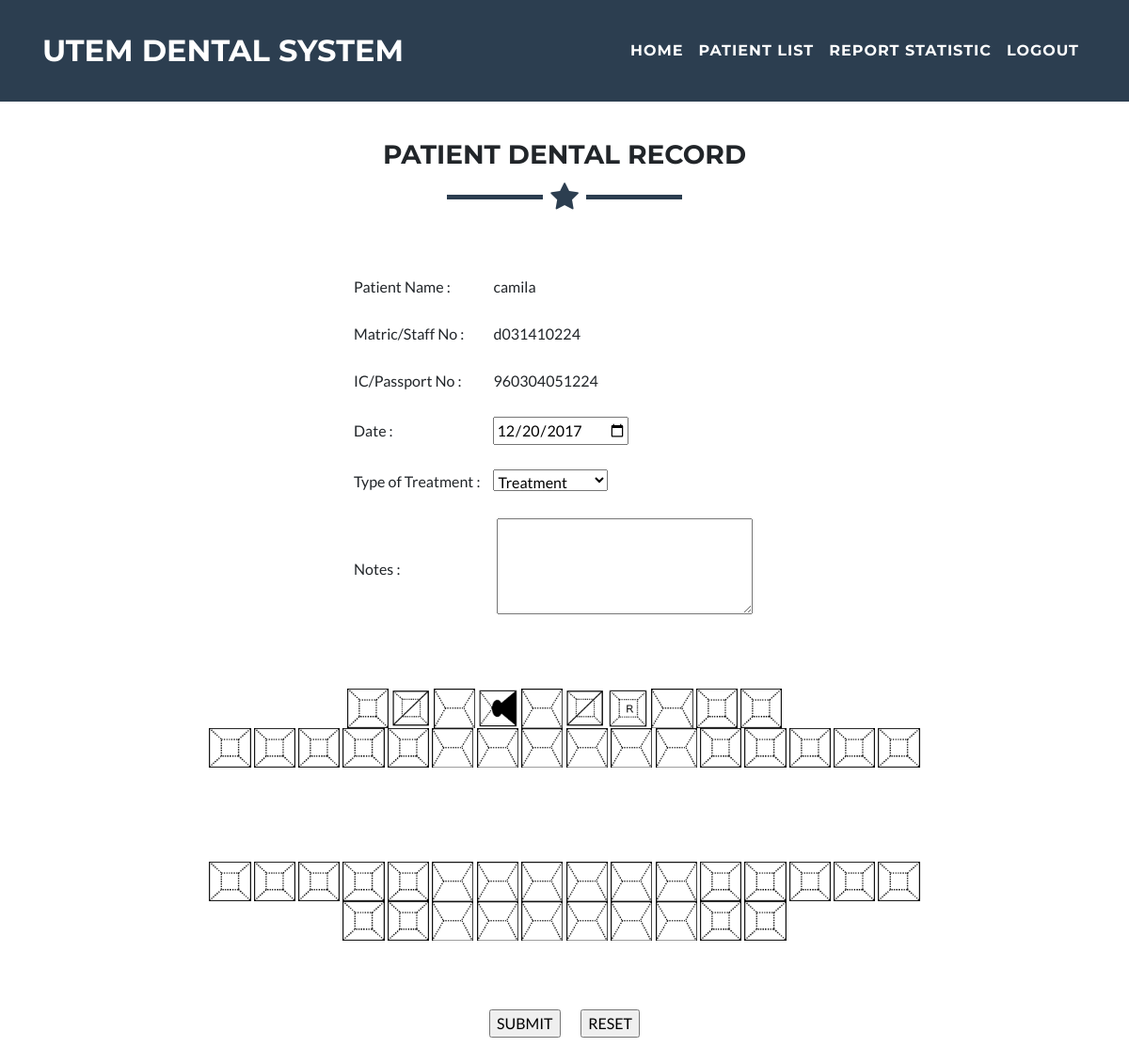
/dentalRecord.php?id=1, run on an earlier commit of the app's database.
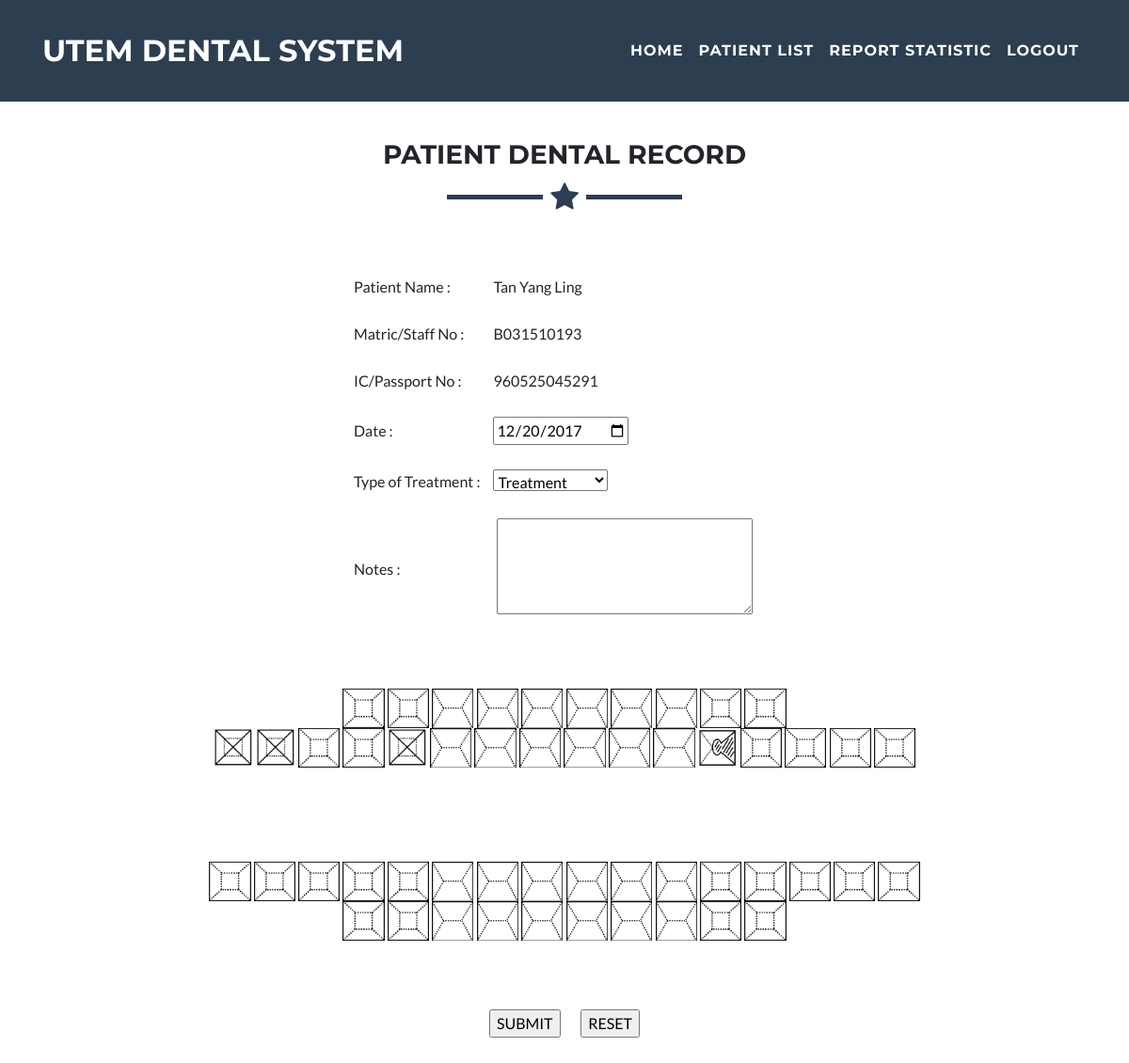
And on a later commit of the database.
### tables this page shows
CREATE TABLE `patient_info` (
  `patient_id` int(100) NOT NULL,
  `name` char(100) NOT NULL,
  `matric_staffno` varchar(100) NOT NULL,
  `fac_dept` char(100) NOT NULL,
  `ic_passno` varchar(12) NOT NULL,
  `position` varchar(50) NOT NULL,
  `gender` char(10) NOT NULL,
  `citizen` varchar(100) NOT NULL,
  `phoneno` varchar(100) NOT NULL,
  `address` varchar(100) NOT NULL,
  `patient_consent` char(100) NOT NULL,
  `id` int(100) NOT NULL
);

CREATE TABLE `treatment_record` (
  `treatment_id` int(100) NOT NULL,
  `treatment_date` date NOT NULL,
  `treatment_type` varchar(255) NOT NULL,
  `treatment_note` varchar(255) NOT NULL,
  `patient_id` int(100) NOT NULL,
  `gg_55` text NOT NULL,
  `gg_54` text NOT NULL,
  `gg_53` text NOT NULL,
  `gg_52` text NOT NULL,
  `gg_51` text NOT NULL,
  `gg_61` text NOT NULL,
  `gg_62` text NOT NULL,
  `gg_63` text NOT NULL,
  `gg_64` text NOT NULL,
  `gg_65` text NOT NULL,
  `gg_18` text NOT NULL,
  `gg_17` text NOT NULL,
  `gg_16` text NOT NULL,
  `gg_15` text NOT NULL,
  `gg_14` text NOT NULL,
  `gg_13` text NOT NULL,
  `gg_12` text NOT NULL,
  `gg_11` text NOT NULL,
  `gg_21` text NOT NULL,
  `gg_22` text NOT NULL,
  `gg_23` text NOT NULL,
  `gg_24` text NOT NULL,
  `gg_25` text NOT NULL,
  `gg_26` text NOT NULL,
  `gg_27` text NOT NULL,
  `gg_28` text NOT NULL,
  `gg_48` text NOT NULL,
  `gg_47` text NOT NULL,
  `gg_46` text NOT NULL,
  `gg_45` text NOT NULL,
  `gg_44` text NOT NULL,
  `gg_43` text NOT NULL,
  `gg_42` text NOT NULL,
  `gg_41` text NOT NULL,
  `gg_31` text NOT NULL,
  `gg_32` text NOT NULL,
  `gg_33` text NOT NULL,
  `gg_34` text NOT NULL,
  `gg_35` text NOT NULL,
  `gg_36` text NOT NULL,
  `gg_37` text NOT NULL,
  `gg_38` text NOT NULL,
  `gg_85` text NOT NULL,
  `gg_84` text NOT NULL,
  `gg_83` text NOT NULL,
  `gg_82` text NOT NULL,
  `gg_81` text NOT NULL,
  `gg_71` text NOT NULL,
  `gg_72` text NOT NULL,
  `gg_73` text NOT NULL,
  `gg_74` text NOT NULL,
  `gg_75` text NOT NULL
);

### dentalRecord.php (the view, shortened to what this page needs)
<!DOCTYPE html>
<html lang="en">
  <head>
    <link href="vendor/bootstrap/css/bootstrap.min.css" rel="stylesheet">
    <link href="vendor/font-awesome/css/font-awesome.min.css" rel="stylesheet" type="text/css">
    <link href="css/freelancer.min.css" rel="stylesheet">
  </head>
  <body id="page-top">
    <nav class="navbar navbar-expand-lg navbar-light fixed-top" id="mainNav">
      <div class="container">
        <a class="navbar-brand js-scroll-trigger" href="#page-top">UTeM Dental System</a>
        <div class="collapse navbar-collapse" id="navbarResponsive">
          <ul class="navbar-nav ml-auto">
            <li class="nav-item">
              <a class="nav-link js-scroll-trigger" href="appointmentListDen.php">Home</a>
            </li>
            <li class="nav-item">
              <a class="nav-link js-scroll-trigger" href="listDen.php">Patient List</a>
            </li>
            <li class="nav-item">
              <a class="nav-link js-scroll-trigger" href="report.php">Report Statistic</a>
            </li>
            <li class="nav-item">
              <a class="nav-link js-scroll-trigger" href="logout.php" onclick="javascript:return confirm('Are you sure you want to log out?');">Logout</a>
            </li>
          </ul>
        </div>
      </div>
    </nav>
<br><br>
<section id="dentalRecord">
  <div class="container">
    <h3 class="text-center">Patient Dental Record</h3>
    <hr class="star-primary">
<br>
<div align="center">
<?php
include ('connect.php');
$id = $_SESSION['id'];
$result = mysqli_query ($conn,"SELECT * FROM patient_info where patient_id = $id") or die
("Error running MySQL query");
   $row = mysqli_fetch_assoc($result);
?>
<form id="borang2" name="borang2" method="post" action="dentalRecordProcess.php?id=<?php echo $id;?>">
 <table width="450"  align="center" cellspacing="12px">
       <tr>
         <th colspan="2" scope="col"></th>
       </tr>
       <tr>
         <td height="24"><br>
           Patient Name :</td>
         <td height="24"><br><?php echo $row["name"];?></td>
        </tr>
         <tr>
         <td height="24"><br>
          Matric/Staff No :</td>
        <td height="24"><br><?php echo $row["matric_staffno"];?></td>
        </tr>
         <tr>
         <td height="24"><br>
           IC/Passport No :</td>
         <td height="24"><br><?php echo $row["ic_passno"];?></td>
         </tr>
         <tr>
         <td height="24"><br>
           Date :</td>
         <td height="24"><br><input type="date" name="treatment_date" value="<?php echo date("Y-m-d"); ?>"></td>
         </tr>
        <tr>
          <td height="24"><br>
           Type of Treatment :</td>
         <td height ="24"><label for="treatment_type"></label><br>
              <select name="treatment_type" id="treatment_type">
                    <option value="pemeriksaan">Treatment</option>
            </select></td>
          </tr>
         <tr>
        <td height="24"><br>
          Notes :</td>
        <td height="24"><br><label for="treatment_note"></label>
          <textarea name="treatment_note" cols="30" rows="4"></textarea></td>
        </tr>
       </table>
       <br>
       <br>
       <br>
    <center>
    <div>
        <img src="img/white.jpg" height="42"/>
        <img src="img/white.jpg" height="42"/>
        <img src="img/white.jpg" height="42"/>
        <?php
          $stmt = $mysqli->prepare("SELECT * FROM treatment_record where patient_id = ? order by treatment_date DESC" );
          $stmt->bind_param("s", $_GET['id']);
          $stmt->execute();
          $result = $stmt->get_result();
          $row = $result->fetch_assoc();
          ?>
        <img src="img/<?php echo ($row==null ?"normal2" :$row['gg_55']) ?>.png" id="gg_55" height="42" class="btn1 btn-success" data-id="55"/>
        <img src="img/<?php echo ($row==null ?"normal2" :$row['gg_54']) ?>.png" id="gg_54" height="42" class="btn1 btn-success" data-id="54"/>
        <img src="img/<?php echo ($row==null ?"normal1" :$row['gg_53']) ?>.png" id="gg_53" height="42" class="btn1 btn-success" data-id="53"/>
        <img src="img/<?php echo ($row==null ?"normal1" :$row['gg_52']) ?>.png" id="gg_52" height="42" class="btn1 btn-success" data-id="52"/>
        <img src="img/<?php echo ($row==null ?"normal1" :$row['gg_51']) ?>.png" id="gg_51" height="42" class="btn1 btn-success" data-id="51"/>
        <img src="img/<?php echo ($row==null ?"normal1" :$row['gg_61']) ?>.png" id="gg_61" height="42" class="btn1 btn-success" data-id="61"/>
        <img src="img/<?php echo ($row==null ?"normal1" :$row['gg_62']) ?>.png" id="gg_62" height="42" class="btn1 btn-success" data-id="62"/>
        <img src="img/<?php echo ($row==null ?"normal1" :$row['gg_63']) ?>.png" id="gg_63" height="42" class="btn1 btn-success" data-id="63"/>
        <img src="img/<?php echo ($row==null ?"normal2" :$row['gg_64']) ?>.png" id="gg_64" height="42" class="btn1 btn-success" data-id="64"/>
        <img src="img/<?php echo ($row==null ?"normal2" :$row['gg_65']) ?>.png" id="gg_65" height="42" class="btn1 btn-success" data-id="65"/>
        <img src="img/white.jpg" height="42"/>
        <img src="img/white.jpg" height="42"/>
        <img src="img/white.jpg" height="42"/>
    </div>
    <div>
        <img src="img/<?php echo ($row==null ?"normal2" :$row['gg_18']) ?>.png" id="gg_18" height="42" class="btn1 btn-success"  data-id="18"/>
        <img src="img/<?php echo ($row==null ?"normal2" :$row['gg_17']) ?>.png" id="gg_17" height="42" class="btn1 btn-success"  data-id="17"/>
        <img src="img/<?php echo ($row==null ?"normal2" :$row['gg_16']) ?>.png" id="gg_16" height="42" class="btn1 btn-success"  data-id="16"/>
        <img src="img/<?php echo ($row==null ?"normal2" :$row['gg_15']) ?>.png" id="gg_15" height="42" class="btn1 btn-success"  data-id="15"/>
        <img src="img/<?php echo ($row==null ?"normal2" :$row['gg_14']) ?>.png" id="gg_14" height="42" class="btn1 btn-success"  data-id="14"/>
        <img src="img/<?php echo ($row==null ?"normal1" :$row['gg_13']) ?>.png" id="gg_13" height="42" class="btn1 btn-success"  data-id="13"/>
        <img src="img/<?php echo ($row==null ?"normal1" :$row['gg_12']) ?>.png" id="gg_12" height="42" class="btn1 btn-success"  data-id="12"/>
        <img src="img/<?php echo ($row==null ?"normal1" :$row['gg_11']) ?>.png" id="gg_11" height="42" class="btn1 btn-success"  data-id="11"/>
        <img src="img/<?php echo ($row==null ?"normal1" :$row['gg_21']) ?>.png" id="gg_21" height="42" class="btn1 btn-success"  data-id="21"/>
        <img src="img/<?php echo ($row==null ?"normal1" :$row['gg_22']) ?>.png" id="gg_22" height="42" class="btn1 btn-success"  data-id="22"/>
        <img src="img/<?php echo ($row==null ?"normal1" :$row['gg_23']) ?>.png" id="gg_23" height="42" class="btn1 btn-success"  data-id="23"/>
        <img src="img/<?php echo ($row==null ?"normal2" :$row['gg_24']) ?>.png" id="gg_24" height="42" class="btn1 btn-success"  data-id="24"/>
        <img src="img/<?php echo ($row==null ?"normal2" :$row['gg_25']) ?>.png" id="gg_25" height="42" class="btn1 btn-success"  data-id="25"/>
        <img src="img/<?php echo ($row==null ?"normal2" :$row['gg_26']) ?>.png" id="gg_26" height="42" class="btn1 btn-success"  data-id="26"/>
        <img src="img/<?php echo ($row==null ?"normal2" :$row['gg_27']) ?>.png" id="gg_27" height="42" class="btn1 btn-success"  data-id="27"/>
        <img src="img/<?php echo ($row==null ?"normal2" :$row['gg_28']) ?>.png" id="gg_28" height="42" class="btn1 btn-success"  data-id="28"/>
    </div>
    <div>
        <img src="img/<?php echo ($row==null ?"normal2" :$row['gg_48']) ?>.png" id="gg_48" height="42" class="btn1 btn-success"  data-id="48"/>
        <img src="img/<?php echo ($row==null ?"normal2" :$row['gg_47']) ?>.png" id="gg_47" height="42" class="btn1 btn-success"  data-id="47"/>
        <img src="img/<?php echo ($row==null ?"normal2" :$row['gg_46']) ?>.png" id="gg_46" height="42" class="btn1 btn-success"  data-id="46"/>
        <img src="img/<?php echo ($row==null ?"normal2" :$row['gg_45']) ?>.png" id="gg_45" height="42" class="btn1 btn-success"  data-id="45"/>
        <img src="img/<?php echo ($row==null ?"normal2" :$row['gg_44']) ?>.png" id="gg_44" height="42" class="btn1 btn-success"  data-id="44"/>
        <img src="img/<?php echo ($row==null ?"normal1" :$row['gg_43']) ?>.png" id="gg_43" height="42" class="btn1 btn-success"  data-id="43"/>
        <img src="img/<?php echo ($row==null ?"normal1" :$row['gg_42']) ?>.png" id="gg_42" height="42" class="btn1 btn-success"  data-id="42"/>
        <img src="img/<?php echo ($row==null ?"normal1" :$row['gg_41']) ?>.png" id="gg_41" height="42" class="btn1 btn-success"  data-id="41"/>
        <img src="img/<?php echo ($row==null ?"normal1" :$row['gg_31']) ?>.png" id="gg_31" height="42" class="btn1 btn-success"  data-id="31"/>
        <img src="img/<?php echo ($row==null ?"normal1" :$row['gg_32']) ?>.png" id="gg_32" height="42" class="btn1 btn-success"  data-id="32"/>
        <img src="img/<?php echo ($row==null ?"normal1" :$row['gg_33']) ?>.png" id="gg_33" height="42" class="btn1 btn-success"  data-id="33"/>
        <img src="img/<?php echo ($row==null ?"normal2" :$row['gg_34']) ?>.png" id="gg_34" height="42" class="btn1 btn-success"  data-id="34"/>
        <img src="img/<?php echo ($row==null ?"normal2" :$row['gg_35']) ?>.png" id="gg_35" height="42" class="btn1 btn-success"  data-id="35"/>
        <img src="img/<?php echo ($row==null ?"normal2" :$row['gg_36']) ?>.png" id="gg_36" height="42" class="btn1 btn-success"  data-id="36"/>
        <img src="img/<?php echo ($row==null ?"normal2" :$row['gg_37']) ?>.png" id="gg_37" height="42" class="btn1 btn-success"  data-id="37"/>
        <img src="img/<?php echo ($row==null ?"normal2" :$row['gg_38']) ?>.png" id="gg_38" height="42" class="btn1 btn-success"  data-id="38"/>
    </div>
    <div>
        <img src="img/white.jpg" height="42"/>
        <img src="img/white.jpg" height="42"/>
        <img src="img/white.jpg" height="42"/>
        <img src="img/<?php echo ($row==null ?"normal2" :$row['gg_85']) ?>.png" id="gg_85" height="42" class="btn1 btn-success" data-id="85"/>
        <img src="img/<?php echo ($row==null ?"normal2" :$row['gg_84']) ?>.png" id="gg_84" height="42" class="btn1 btn-success" data-id="84"/>
        <img src="img/<?php echo ($row==null ?"normal1" :$row['gg_83']) ?>.png" id="gg_83" height="42" class="btn1 btn-success"  data-id="83"/>
        <img src="img/<?php echo ($row==null ?"normal1" :$row['gg_82']) ?>.png" id="gg_82" height="42" class="btn1 btn-success"  data-id="82"/>
        <img src="img/<?php echo ($row==null ?"normal1" :$row['gg_81']) ?>.png" id="gg_81" height="42" class="btn1 btn-success"  data-id="81"/>
        <img src="img/<?php echo ($row==null ?"normal1" :$row['gg_71']) ?>.png" id="gg_71" height="42" class="btn1 btn-success"  data-id="71"/>
        <img src="img/<?php echo ($row==null ?"normal1" :$row['gg_72']) ?>.png" id="gg_72" height="42" class="btn1 btn-success"  data-id="72"/>
        <img src="img/<?php echo ($row==null ?"normal1" :$row['gg_73']) ?>.png" id="gg_73" height="42" class="btn1 btn-success"  data-id="73"/>
        <img src="img/<?php echo ($row==null ?"normal2" :$row['gg_74']) ?>.png" id="gg_74" height="42" class="btn1 btn-success"  data-id="74"/>
        <img src="img/<?php echo ($row==null ?"normal2" :$row['gg_75']) ?>.png" id="gg_75" height="42" class="btn1 btn-success"  data-id="75"/>
        <img src="img/white.jpg" height="42"/>
        <img src="img/white.jpg" height="42"/>
        <img src="img/white.jpg" height="42"/>
    </div>
    </center>
      <table width="400"  align="center" cellspacing="12px">
       <tr>
         <td height="23" colspan="2"><div align="center"><br><br>
          <br>
           <input type="submit" name="SUBMIT" id="SUBMIT" value="SUBMIT">
           <input type="reset" name="RESET" id="RESET" value="RESET">
         </div></td>
         </tr>
     </table>
   </form>
</div>
</div>
</body>
</html>

### dentalRecord.php (style rules this page uses)
img { display: inline-block; }

What changed in the data, as far as the page shows it:
no longer on this page (row edited): treatment_record: gg_55 (picture), gg_54 (picture), gg_53 (picture), gg_52 (picture), gg_51 (picture), gg_61 (picture), gg_62 (picture), gg_63 (picture), gg_64 (picture), gg_65 (picture), gg_18 (picture), gg_17 (picture), gg_16 (picture), gg_15 (picture), gg_14 (picture), gg_13 (picture), gg_12 (picture), gg_11 (picture), gg_21 (picture), gg_22 (picture), gg_23 (picture), gg_24 (picture), gg_25 (picture), gg_26 (picture), gg_27 (picture), gg_28 (picture), gg_48 (picture), gg_47 (picture), gg_46 (picture), gg_45 (picture), gg_44 (picture), gg_43 (picture), gg_42 (picture), gg_41 (picture), gg_31 (picture), gg_32 (picture), gg_33 (picture), gg_34 (picture), gg_35 (picture), gg_36 (picture), gg_37 (picture), gg_38 (picture), gg_85 (picture), gg_84 (picture), gg_83 (picture), gg_82 (picture), gg_81 (picture), gg_71 (picture), gg_72 (picture), gg_73 (picture), gg_74 (picture), gg_75 (picture)
changed patient_info: name "camila" → "Tan Yang Ling"; matric_staffno "d031410224" → "B031510193"; ic_passno "960304051224" → "960525045291"
added treatment_record: gg_55 (picture), gg_54 (picture), gg_53 (picture), gg_52 (picture), gg_51 (picture), gg_61 (picture), gg_62 (picture), gg_63 (picture), gg_64 (picture), gg_65 (picture), gg_18 (picture), gg_17 (picture), gg_16 (picture), gg_15 (picture), gg_14 (picture), gg_13 (picture), gg_12 (picture), gg_11 (picture), gg_21 (picture), gg_22 (picture), gg_23 (picture), gg_24 (picture), gg_25 (picture), gg_26 (picture), gg_27 (picture), gg_28 (picture), gg_48 (picture), gg_47 (picture), gg_46 (picture), gg_45 (picture), gg_44 (picture), gg_43 (picture), gg_42 (picture), gg_41 (picture), gg_31 (picture), gg_32 (picture), gg_33 (picture), gg_34 (picture), gg_35 (picture), gg_36 (picture), gg_37 (picture), gg_38 (picture), gg_85 (picture), gg_84 (picture), gg_83 (picture), gg_82 (picture), gg_81 (picture), gg_71 (picture), gg_72 (picture), gg_73 (picture), gg_74 (picture), gg_75 (picture)
